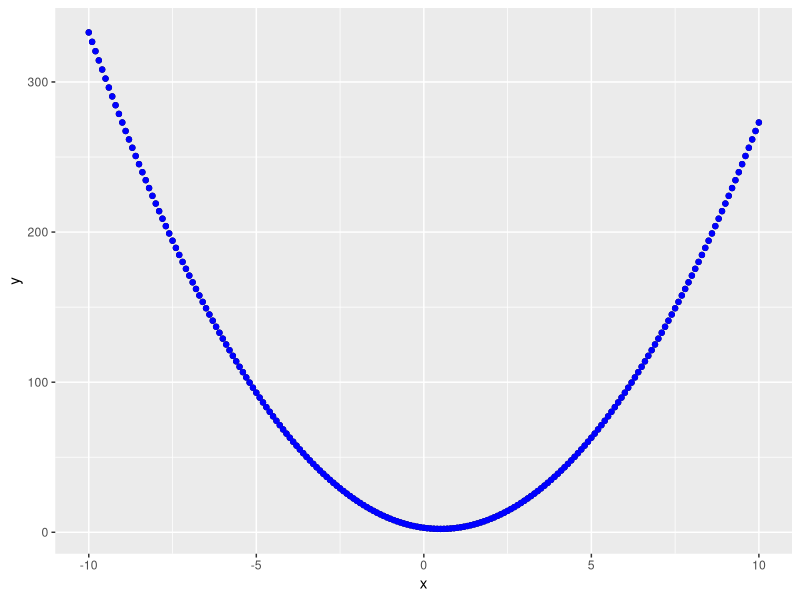

The R script that drew this image:
library(ggplot2)

x<-seq(-10,10,by=0.1)

y<- sapply(x,function(x)3*x^2-3*x+3)

qplot(x,y)+geom_point(colour="blue")


as_list <- function(...){
  list(...)
}
